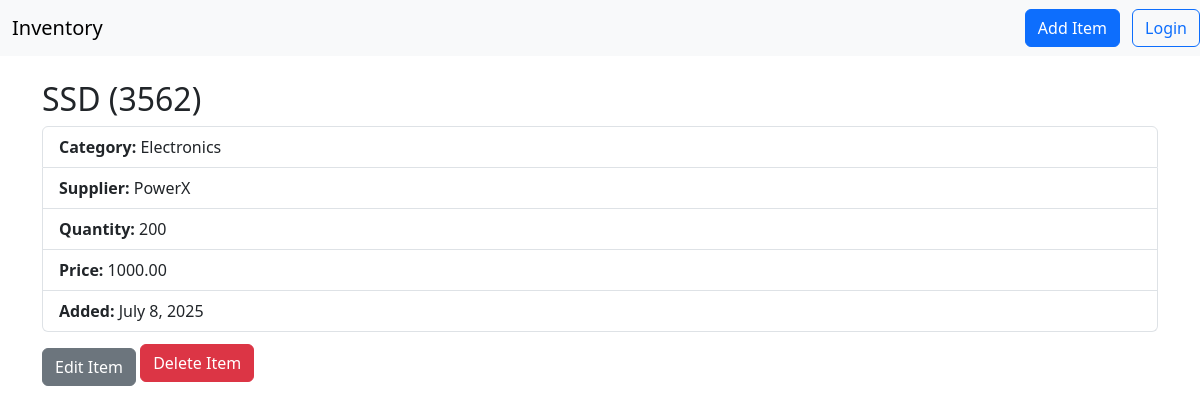
/item/2/, run on the app's committed database.
### products/models.py (models this page shows, shortened)
class Item(models.Model):
    name = models.CharField(max_length=200)
    sku = models.CharField(max_length=50, unique=True, help_text="Stock Keeping Unit")
    category = models.ForeignKey(Category, on_delete=models.SET_NULL, null=True)
    supplier = models.ForeignKey(Supplier, on_delete=models.SET_NULL, null=True)
    quantity = models.PositiveIntegerField(default=0)
    price = models.DecimalField(max_digits=10, decimal_places=2)
    added_date = models.DateField(auto_now_add=True)

class Category(models.Model):
    name = models.CharField(max_length=100, unique=True)
    def __str__(self):
        return self.name

class Supplier(models.Model):
    name = models.CharField(max_length=200)
    contact_email = models.EmailField(blank=True)
    phone = models.CharField(max_length=20, blank=True)
    def __str__(self):
        return self.name

### products/views.py (the view)
# urls.py: path('item/<int:pk>/', views.ItemDetailView.as_view(), name='item_detail'),
class ItemDetailView(DetailView):
    model = Item
    template_name = 'products/item_detail.html'
    context_object_name = 'item'

### products/templates/products/item_detail.html (shortened to what this page needs)
{% extends 'products/base.html' %}
{% block content %}
<h2>{{ item.name }} ({{ item.sku }})</h2>
<ul class="list-group">
  <li class="list-group-item"><strong>Category:</strong> {{ item.category }}</li>
  <li class="list-group-item"><strong>Supplier:</strong> {{ item.supplier }}</li>
  <li class="list-group-item"><strong>Quantity:</strong> {{ item.quantity }}</li>
  <li class="list-group-item"><strong>Price:</strong> {{ item.price }}</li>
  <li class="list-group-item"><strong>Added:</strong> {{ item.added_date }}</li>
</ul>
<a class="btn btn-secondary mt-3" href="{% url 'products:item_edit' item.pk %}">Edit Item</a>
<a class="btn btn-danger mt-2" href="{% url 'products:item_delete' item.pk %}">Delete Item</a>
{% endblock %}

### data on the page
Item: name "SSD", sku "3562", category "Electronics", supplier "PowerX", quantity "200", price "1000.00", added_date "July 8, 2025"
